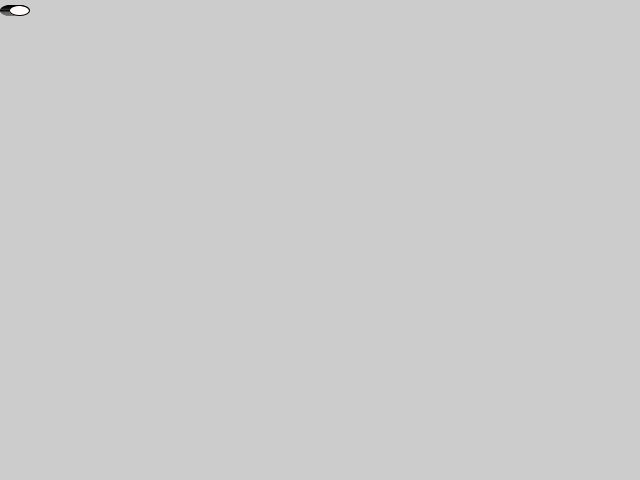
Frame 1 (no input)
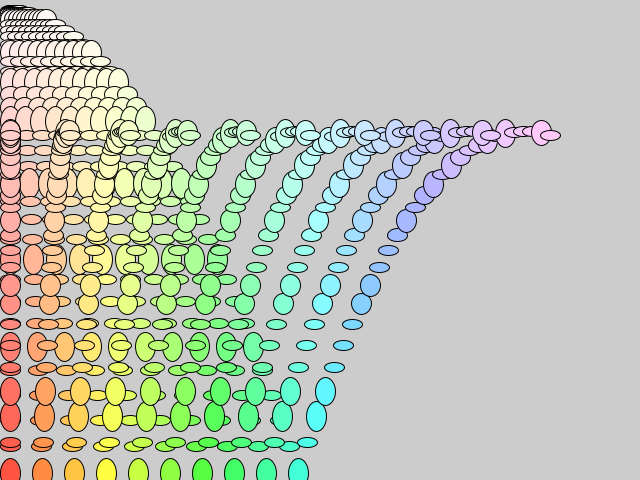
Frame 60 (the mouse pressed at the canvas centre just before this capture)
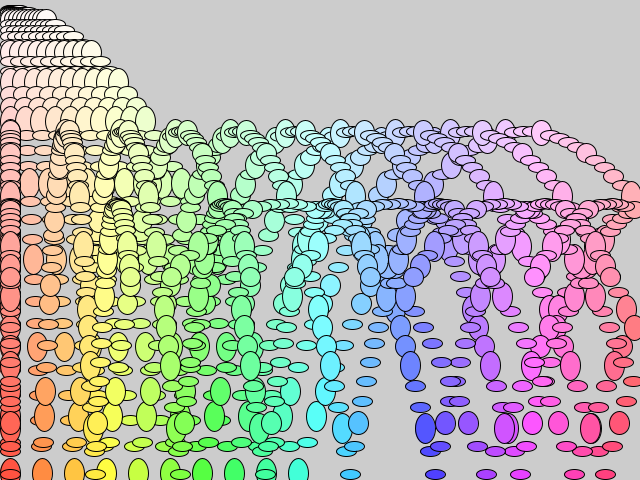
Frame 120 (the mouse held since frame 60 and released just before this capture)

The Processing sketch that drew these frames (run headless with seeded random() and noise(); from frame 60 on, the mouse is pressed at the canvas centre):

// Processing sketch: FunctionsChallenge
// ── FunctionsChallenge.pde
PVector ball_pos[], ball_vel[];
float ball_width[];

int num = 10;

float radius = 10;

void setup(){
  size(640, 480);
  frameRate(60);
  colorMode(HSB, width);
  
  ball_pos = new PVector[num];
  ball_vel = new PVector[num];
  ball_width = new float[num];
  
  for(int i = 0; i < num; i++){
    ball_pos[i] = new PVector(0,0);
    ball_vel[i] = new PVector(i, 0);
    ball_width[i] = radius*2;
  }
}

void draw(){
  for(int i = 0; i < num; i++){
    ballPhysics(ball_pos[i], ball_vel[i]);
    ball_width[i] = ballMath(ball_pos[i]);
    ballDraw(ball_pos[i], ball_width[i]);
  }
}

void ballPhysics(PVector pos, PVector vel){
  //add a small amount of gravity
  vel.y += 0.98;

  //bounce ball if it hits walls
  if (pos.x + radius >= width) {
    vel.x = -abs(vel.x);    //if the ball hits the right wall, assign x velocity the negative version of itself
    pos.x = width - radius;    
  } 
  else if (pos.x - radius <= 0) {
    vel.x = abs(vel.x);     //if the ball hits the left wall, assign x velocity the positive version of itself
    pos.x = radius;
  }
  if (pos.y + radius >= height) {
    vel.y = -abs(vel.y);
    pos.y = height - radius;
  }
  else if (pos.y - radius <= 0) {
    vel.y = abs(vel.y);
    pos.y = radius;
  }
  
  //small air resistance in the y direction
  vel.y *= 0.99;
  
  //add position to velocity
  pos.add(vel);
}

float ballMath(PVector pos){
  float wid = radius*3*sin(pos.y);
  
  if(wid < radius)
    wid = radius;

  return wid;
}

void ballDraw(PVector pos, float ball_width){
  //set a fill based on position
  fill(pos.x, pos.y, width);
  
  ellipse(pos.x, pos.y, radius*2, ball_width);
}
